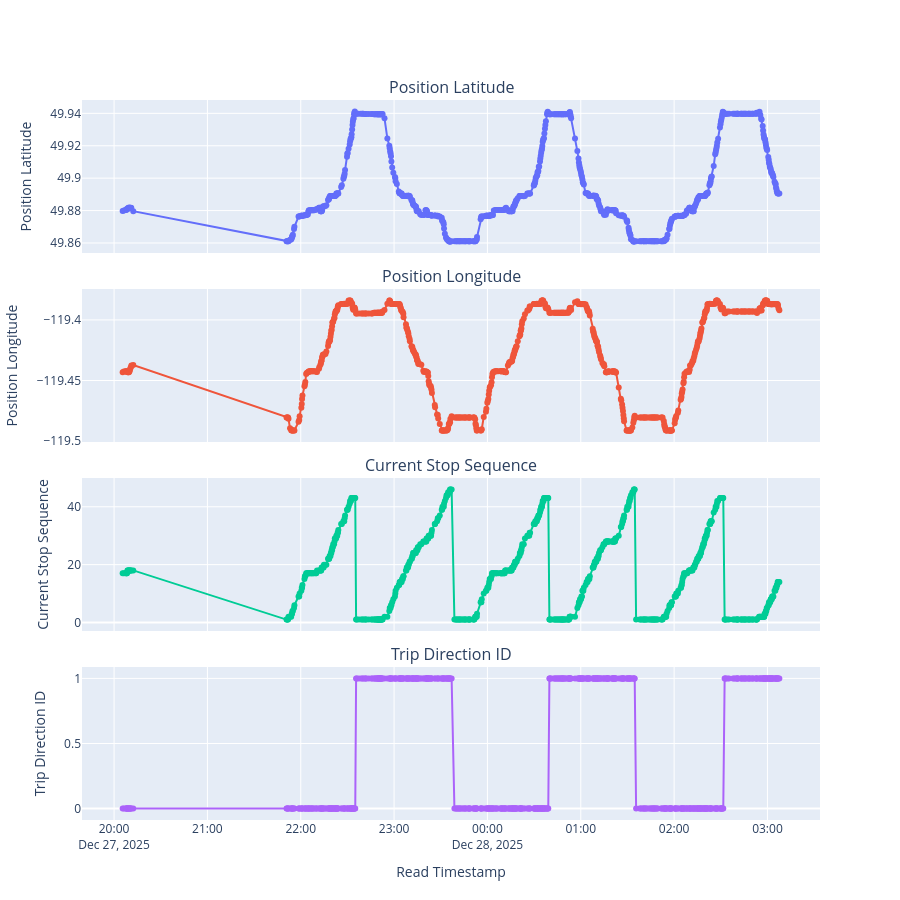

This figure's notebook cell:
### Markdown cell above
### Time series

### Code cell
ts = df_8_veh.sort_values('read_timestamp')
# Use existing `ts` sorted by read_timestamp
fig_ts = make_subplots(
    rows=4, cols=1, shared_xaxes=True, vertical_spacing=0.05,
    subplot_titles=["Position Latitude", "Position Longitude", "Current Stop Sequence", "Trip Direction ID"]
)

fig_ts.add_trace(go.Scatter(
    x=ts['read_timestamp'], y=ts['position_latitude'],
    mode='lines+markers', name='Position Latitude'
), row=1, col=1)

fig_ts.add_trace(go.Scatter(
    x=ts['read_timestamp'], y=ts['position_longitude'],
    mode='lines+markers', name='Position Longitude'
), row=2, col=1)

fig_ts.add_trace(go.Scatter(
    x=ts['read_timestamp'], y=ts['current_stop_sequence'],
    mode='lines+markers', name='Current Stop Sequence'
), row=3, col=1)

fig_ts.add_trace(go.Scatter(
    x=ts['read_timestamp'], y=ts['trip_direction_id'],
    mode='lines+markers', name='Trip Direction ID'
), row=4, col=1)

fig_ts.update_yaxes(title_text='Position Latitude', row=1, col=1)
fig_ts.update_yaxes(title_text='Position Longitude', row=2, col=1)
fig_ts.update_yaxes(title_text='Current Stop Sequence', row=3, col=1)
fig_ts.update_yaxes(title_text='Trip Direction ID', row=4, col=1)
fig_ts.update_xaxes(title_text='Read Timestamp', row=4, col=1)

fig_ts.update_layout(height=900, showlegend=False)
fig_ts.show()

### Figure 1 — Plotly figure (JSON) as saved in the notebook; plotly's stock layout.template omitted (floating-point values rounded to 4 significant figures; data arrays with more than 128 entries replaced by an {"elided": "..."} marker saying what was removed)
{"data": [{"mode": "lines+markers", "name": "Position Latitude", "type": "scatter", "x": {"elided": "702 str values"}, "xaxis": "x", "y": {"elided": "702 float values"}, "yaxis": "y"}, {"mode": "lines+markers", "name": "Position Longitude", "type": "scatter", "x": {"elided": "702 str values"}, "xaxis": "x2", "y": {"elided": "702 float values"}, "yaxis": "y2"}, {"mode": "lines+markers", "name": "Current Stop Sequence", "type": "scatter", "x": {"elided": "702 str values"}, "xaxis": "x3", "y": {"elided": "702 int values"}, "yaxis": "y3"}, {"mode": "lines+markers", "name": "Trip Direction ID", "type": "scatter", "x": {"elided": "702 str values"}, "xaxis": "x4", "y": {"elided": "702 int values"}, "yaxis": "y4"}], "layout": {"annotations": [{"font": {"size": 16}, "showarrow": false, "text": "Position Latitude", "x": 0.5, "xanchor": "center", "xref": "paper", "y": 1, "yanchor": "bottom", "yref": "paper"}, {"font": {"size": 16}, "showarrow": false, "text": "Position Longitude", "x": 0.5, "xanchor": "center", "xref": "paper", "y": 0.7375, "yanchor": "bottom", "yref": "paper"}, {"font": {"size": 16}, "showarrow": false, "text": "Current Stop Sequence", "x": 0.5, "xanchor": "center", "xref": "paper", "y": 0.475, "yanchor": "bottom", "yref": "paper"}, {"font": {"size": 16}, "showarrow": false, "text": "Trip Direction ID", "x": 0.5, "xanchor": "center", "xref": "paper", "y": 0.2125, "yanchor": "bottom", "yref": "paper"}], "height": 900, "showlegend": false, "xaxis": {"anchor": "y", "domain": [0, 1], "matches": "x4", "showticklabels": false}, "xaxis2": {"anchor": "y2", "domain": [0, 1], "matches": "x4", "showticklabels": false}, "xaxis3": {"anchor": "y3", "domain": [0, 1], "matches": "x4", "showticklabels": false}, "xaxis4": {"anchor": "y4", "domain": [0, 1], "title": {"text": "Read Timestamp"}}, "yaxis": {"anchor": "x", "domain": [0.7875, 1], "title": {"text": "Position Latitude"}}, "yaxis2": {"anchor": "x2", "domain": [0.525, 0.7375], "title": {"text": "Position Longitude"}}, "yaxis3": {"anchor": "x3", "domain": [0.2625, 0.475], "title": {"text": "Current Stop Sequence"}}, "yaxis4": {"anchor": "x4", "domain": [0, 0.2125], "title": {"text": "Trip Direction ID"}}}}
